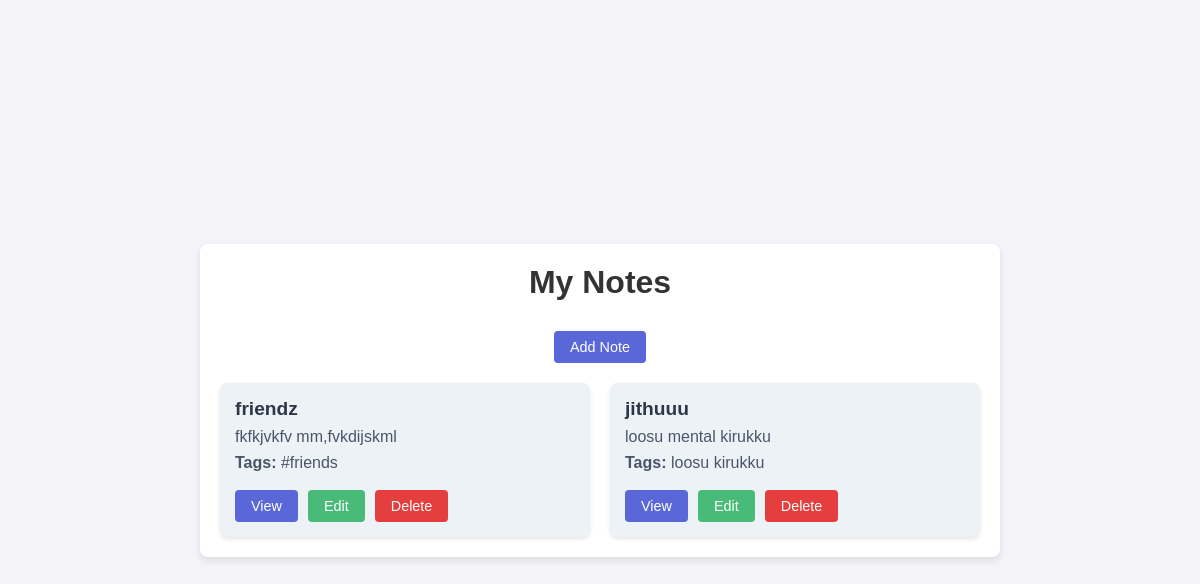
Before: / with the older database file.
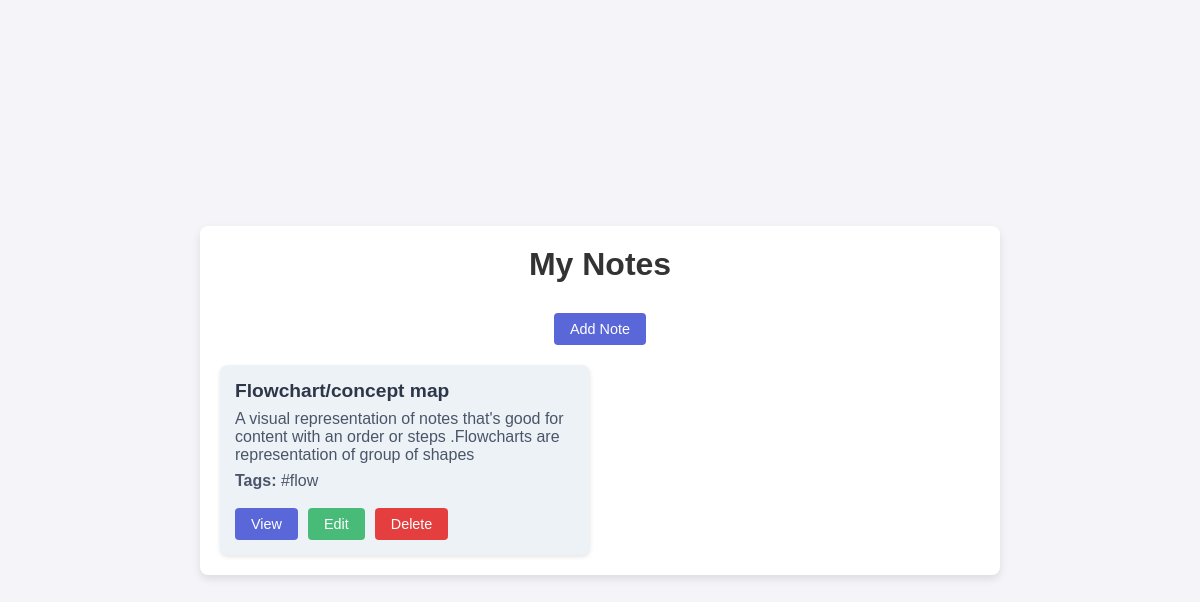
After: the same page with the newer database file.
### tables this page shows
CREATE TABLE notes (
        id INTEGER PRIMARY KEY AUTOINCREMENT,
        title TEXT NOT NULL,
        content TEXT NOT NULL,
        is_important INTEGER DEFAULT 0,
        is_urgent INTEGER DEFAULT 0
    );

### app.py (the view)
    def index(self):
        conn = self.get_db_connection()
        notes = conn.execute('''
            SELECT notes.id, notes.title, notes.content, notes.is_important, notes.is_urgent,
                   GROUP_CONCAT(tags.name) AS tags
            FROM notes
            LEFT JOIN note_tags ON notes.id = note_tags.note_id
            LEFT JOIN tags ON note_tags.tag_id = tags.id
            GROUP BY notes.id
        ''').fetchall()
        conn.close()
        return render_template('index.html', notes=notes)

### app.py (called while the page is built)
    def get_db_connection(self):
        conn = sqlite3.connect('notes.db')
        conn.row_factory = sqlite3.Row  # To access columns by name instead of index
        return conn

### templates/index.html (shortened to what this page needs)
<!DOCTYPE html>
<html lang="en">
<head>
    <link rel="stylesheet" href="{{ url_for('static', filename='style.css') }}">
</head>
<body>
    <div class="container">
        <h1>My Notes</h1>
        <a href="{{ url_for('add_note') }}" class="button">Add Note</a>
        <div class="notes-grid">
            {% for note in notes %}
                <div class="note-card">
                    <h3>{{ note.title }}</h3>
                    <p>{{ note.content }}</p>
                    <p><strong>Tags:</strong> {{ note.tags }}</p>
                    <div class="note-actions">
                        <a href="{{ url_for('view_note', note_id=note.id) }}" class="button">View</a>
                        <a href="{{ url_for('edit_note', note_id=note.id) }}" class="button edit">Edit</a>
                        <form action="{{ url_for('delete_note', note_id=note.id) }}" method="post">
                            <button type="submit" class="button delete">Delete</button>
                        </form>
                    </div>
                </div>
            {% endfor %}
        </div>
    </div>
</body>
</html>

### static/style.css (style rules this page uses)
* { margin: 0; padding: 0; box-sizing: border-box; font-family: Arial, sans-serif; }
body { background-color: #f4f4f9; color: #333; display: flex; justify-content: center; align-items: center; min-height: 100vh; margin: 0; }
.container { width: 80%; max-width: 800px; margin: 20px auto; padding: 20px; background-color: #ffffff; border-radius: 8px; box-shadow: 0 4px 8px rgba(0, 0, 0, 0.1); text-align: center; }
h1 { font-size: 2em; margin-bottom: 20px; color: #333; }
.button { display: inline-block; padding: 8px 16px; margin-top: 10px; font-size: 0.9em; color: white; background-color: #5a67d8; border: none; border-radius: 4px; text-decoration: none; cursor: pointer; transition: background-color 0.3s; }
.button.edit { background-color: #48bb78; }
.button.delete { background-color: #e53e3e; }
.notes-grid { display: grid; grid-template-columns: 1fr 1fr; gap: 20px; margin-top: 20px; }
.note-card { background-color: #edf2f7; padding: 15px; border-radius: 8px; box-shadow: 0 2px 4px rgba(0, 0, 0, 0.1); text-align: left; }
.note-card h3 { font-size: 1.2em; color: #2d3748; margin-bottom: 8px; }
.note-card p { color: #4a5568; margin-bottom: 8px; }
.note-actions { display: flex; gap: 10px; }
form { display: flex; flex-direction: column; gap: 15px; }

Changed rows visible on the page:
removed notes: title "friendz", content "fkfkjvkfv mm,fvkdijskml", tags "#friends"
removed notes: title "jithuuu", content "loosu mental kirukku", tags "loosu kirukku"
added notes: title "Flowchart/concept map", content "A visual representation of notes that's good for content with an order or steps .Flowcharts are representation of group of shapes", tags "#flow"
